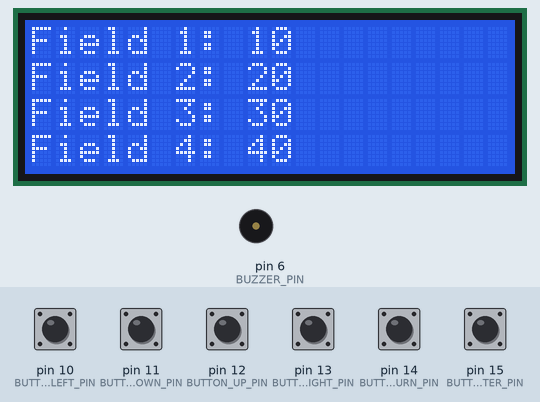
Bench run of a sketch on a simulated Arduino Uno, built with avr-gcc and run on an emulated ATmega328P. Parts: 20×4 character LCD, buzzer (waves = sounding). Inputs (shaded band) come from the test bench; at power-on: pin 10 (BUTTON_LEFT_PIN), pin 11 (BUTTON_DOWN_PIN), pin 12 (BUTTON_UP_PIN), pin 13 (BUTTON_RIGHT_PIN), pin 14 (BUTTON_RETURN_PIN), pin 15 (BUTTON_ENTER_PIN) LOW.

Above: at 1.3 s.
1.4 s: pin 15 (BUTTON_ENTER_PIN) pulled HIGH for 0.15 s
At 1.6 s:
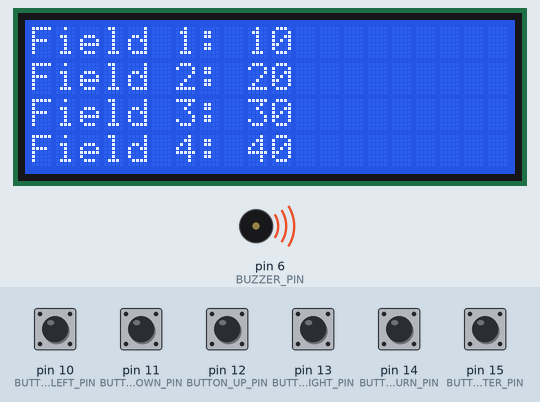
3.0 s: pin 10 (BUTTON_LEFT_PIN) pulled HIGH for 1 s
At 4.9 s:
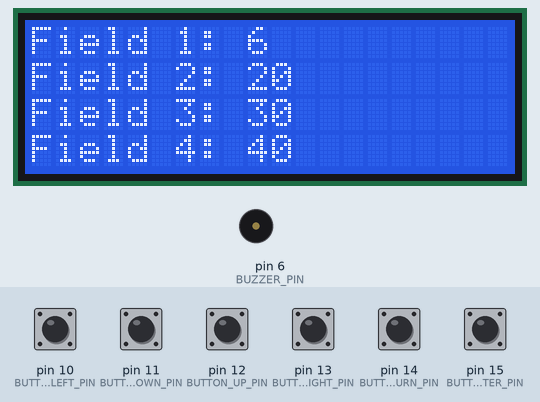
5.5 s: pin 11 (BUTTON_DOWN_PIN) pulled HIGH for 0.15 s
At 6.26 s:
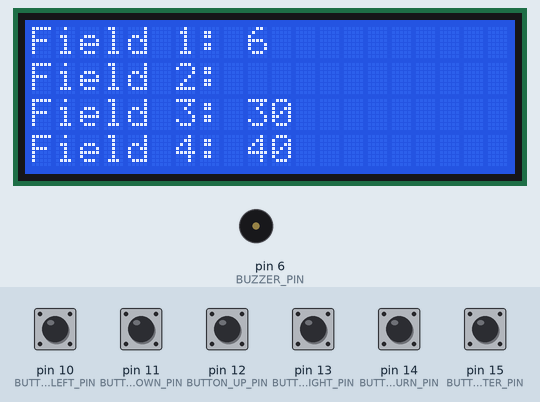
7.5 s: pin 13 (BUTTON_RIGHT_PIN) pulled HIGH for 0.15 s
At 8.9 s:
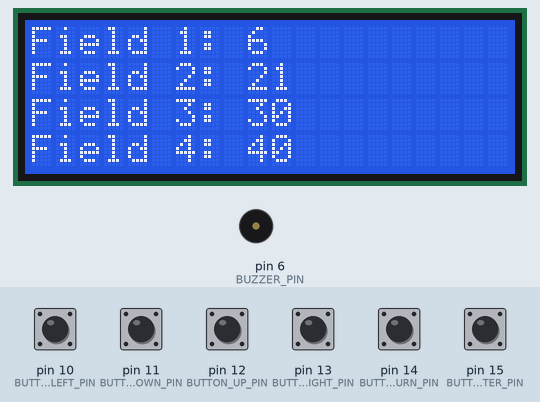
9.1 s: pin 12 (BUTTON_UP_PIN) pulled HIGH for 0.15 s
At 9.5 s:
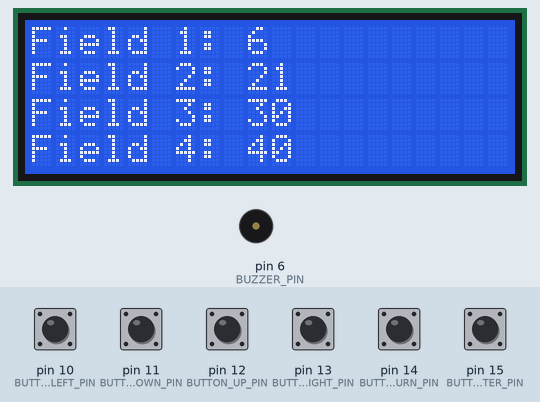
11.5 s: pin 10 (BUTTON_LEFT_PIN) pulled HIGH for 0.15 s
At 11.84 s:
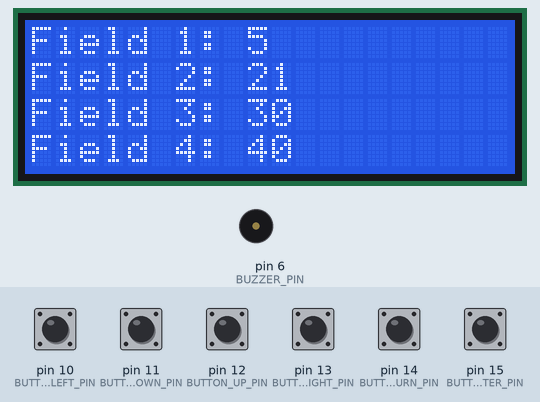
Timing chart, 0 to 14.1 s (numbered marks = the images above; inputs shaded):
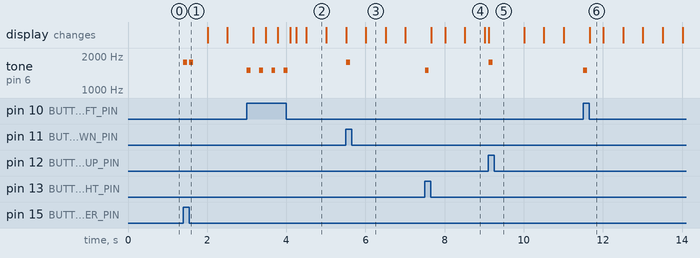

The sketch:

simple_change_value_field_navigation_buttons.ino
```cpp
#include <Wire.h>
#include <LiquidCrystal_I2C.h>

// Define the I2C address of the LCD display
#define LCD_ADDRESS 0x27

// Define the pins numbers for the buttons
#define BUTTON_UP_PIN     12
#define BUTTON_DOWN_PIN   11
#define BUTTON_RIGHT_PIN  13
#define BUTTON_LEFT_PIN   10
#define BUTTON_RETURN_PIN 14
#define BUTTON_ENTER_PIN  15

// Pin number for the buzzer
#define BUZZER_PIN 6

// Define the default values
#define SIZE_FIELDS 4
#define MIN_VALUE_FIELD 0
#define MAX_VALUE_FIELD 50
#define FIELD_NOT_SELECTED -1

// Define the frequency of Notes
#define NOTE_FIELD 1760
#define NOTE_VALUE 1500

// Initialize the LCD display object
LiquidCrystal_I2C lcd(LCD_ADDRESS, 20, 4);

// Initialize the selected field
signed int selectedField = FIELD_NOT_SELECTED;

// Initialize the initial values of the fields
byte values[SIZE_FIELDS] = { 10, 20, 30, 40 };

void setup() {
  // Initialize the LCD display
  lcd.init();
  lcd.backlight();

  // Set the buttons pins as a input
  pinMode(BUTTON_UP_PIN     , INPUT);
  pinMode(BUTTON_DOWN_PIN   , INPUT);
  pinMode(BUTTON_RIGHT_PIN  , INPUT);
  pinMode(BUTTON_LEFT_PIN   , INPUT);
  pinMode(BUTTON_ENTER_PIN  , INPUT);
  pinMode(BUTTON_RETURN_PIN , INPUT);

  // Display the fields and theis initial values
  updateDisplay();
}

void loop() {

  // Checks if no field is selected
  if(selectedField == FIELD_NOT_SELECTED ){

    handleEnterButton();

  } else { // If any field is selected

    blinkSelectedValue();

    handleReturnButton();

    handleUpButton();

    handleDownButton();

    handleRightButton();

    handleLeftButton();
  }
}

void handleEnterButton() {
  // Check if the enter button is pressed
  if (digitalRead(BUTTON_ENTER_PIN)) {
    beep(NOTE_FIELD);
    beep(NOTE_FIELD);

    // Select the first field
    selectedField++;

    delay(250); // debounce
    while (digitalRead(BUTTON_ENTER_PIN)); // wait for button release
  }
}

void handleReturnButton() {
  // Check if the return button is pressed
  if (digitalRead(BUTTON_RETURN_PIN)) {

    // Display the value of the selected field
    updateValueDisplay(selectedField);

    // Reset the selected field
    selectedField = FIELD_NOT_SELECTED;

    beep(NOTE_FIELD);
    beep(NOTE_FIELD);
    beep(NOTE_FIELD);

    delay(250); // debounce
    while (digitalRead(BUTTON_RETURN_PIN)); // wait for button release
  }
}

void handleUpButton() {
  // Check if the up button is pressed
  if (digitalRead(BUTTON_UP_PIN)) {

    // Check if the selected field is the fisrt one
    if(selectedField > (FIELD_NOT_SELECTED + 1) ){
      // Updates the selected field to the previous field
      selectedField--;

      // Display the value of the previous selected field
      updateValueDisplay(selectedField+1);

      beep(NOTE_FIELD);
    } else {
      beep(NOTE_FIELD);
      beep(NOTE_FIELD);
    }

    // Display the value of the selected field
    updateValueDisplay(selectedField);

    delay(250); // debounce
    while (digitalRead(BUTTON_UP_PIN)); // Wait for button release
  }
}

void handleDownButton() {
  // Check if the down button is pressed
  if (digitalRead(BUTTON_DOWN_PIN)) {

    // Check if the selected field is the last one
    if(selectedField < (SIZE_FIELDS -1) ){
      // Updates the selected field to the next field
      selectedField++;

      // Display the value of the previous selected field
      updateValueDisplay(selectedField-1);

      beep(NOTE_FIELD);
    } else {
      beep(NOTE_FIELD);
      beep(NOTE_FIELD);
    }

    // Display the value of the selected field
    updateValueDisplay(selectedField);

    delay(250); // debounce
    while (digitalRead(BUTTON_DOWN_PIN)); // Wait for button release
  }
}

void handleRightButton() {
  // Check if the right button is pressed
  if (digitalRead(BUTTON_RIGHT_PIN)) {

    // While the right button is pressed
    while (digitalRead(BUTTON_RIGHT_PIN)) {

      // Check if the current field value if less than maximum allowed value
      if(values[selectedField] < MAX_VALUE_FIELD){
        beep(NOTE_VALUE);

        // Increment the field value
        values[selectedField]++;
      } else {
        beep(NOTE_VALUE);
        beep(NOTE_VALUE);
      }

      // Display the value of the selected field
      updateValueDisplay(selectedField);

      delay(150); // debounce
    }
  }
}

void handleLeftButton() {
  // Check if the left button is pressed
  if (digitalRead(BUTTON_LEFT_PIN)) {

    // While the left button is pressed
    while (digitalRead(BUTTON_LEFT_PIN)) {

      // Check if the current field value if greater than minimum allowed value
      if(values[selectedField] > MIN_VALUE_FIELD){
        beep(NOTE_VALUE);

        // Decrements the field value
        values[selectedField]--;
      } else {
        beep(NOTE_VALUE);
        beep(NOTE_VALUE);
      }

      // Display the value of the selected field
      updateValueDisplay(selectedField);

      delay(150); // debounce
    }
  }
}

void updateDisplay() {
  lcd.clear();

  lcd.setCursor(0, 0);
  lcd.print("Field 1: ");
  lcd.print(values[0]);

  lcd.setCursor(0, 1);
  lcd.print("Field 2: ");
  lcd.print(values[1]);

  lcd.setCursor(0, 2);
  lcd.print("Field 3: ");
  lcd.print(values[2]);

  lcd.setCursor(0, 3);
  lcd.print("Field 4: ");
  lcd.print(values[3]);
}

void updateValueDisplay(byte selectedField) {
  lcd.setCursor(9, selectedField);
  lcd.print("           ");
  lcd.setCursor(9, selectedField);
  lcd.print(values[selectedField]);
}

void blinkSelectedValue() {
  lcd.setCursor(9, selectedField);

  if (millis() % 1000 < 500) {
    lcd.print("           ");
  } else {
    lcd.print(values[selectedField]);
  }
}

void beep(unsigned int note) {
  tone(BUZZER_PIN, note, 100);
  delay(150);
  noTone(BUZZER_PIN);
}
```

Measured:
- after the input at 1.4 s, tone on pin 6 (BUZZER_PIN): alternates 1760 Hz for 0.10 s and silent for 0.05 s, 4 changes in all, then stays silent, starting at once
- after the input at 3.0 s, tone on pin 6 (BUZZER_PIN): alternates 1500 Hz for 0.10 s and silent for 0.21 s, 8 changes in all, then stays silent, starting at once; the display: first changes after 0.16 s (image 2 shows a later state)
- after the input at 5.5 s, tone on pin 6 (BUZZER_PIN): silent → 1760 Hz at once, → silent 0.10 s later; the display: first differs from a run without the input after 0.51 s (image 3)
- after the input at 7.5 s, tone on pin 6 (BUZZER_PIN): silent → 1500 Hz at once, → silent 0.10 s later; the display: changes after 0.17 s (image 4)
- after the input at 9.1 s, tone on pin 6 (BUZZER_PIN): silent → 1760 Hz at once, → silent 0.10 s later
- after the input at 11.5 s, tone on pin 6 (BUZZER_PIN): silent → 1500 Hz at once, → silent 0.10 s later; the display: changes after 0.17 s (image 6)
- what the display in image 3 shows lasts 0.5 s, from 6.0 s to 6.5 s
